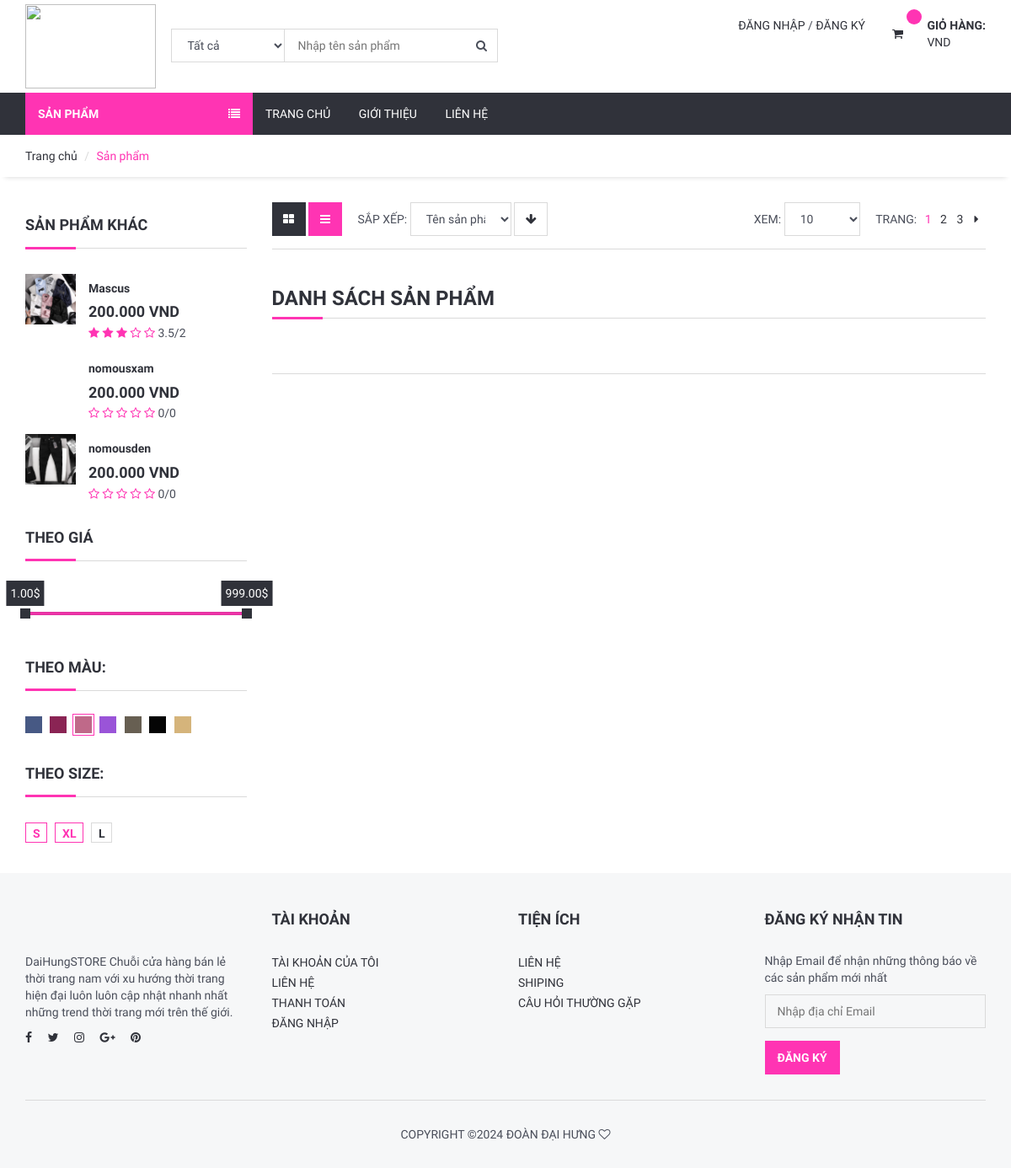
/category/9/ao-khoac, run on the app's committed database.
### product/models.py (models this page shows, shortened)
class Product(models.Model):
    STATUS = (
        ('True', 'True'),
        ('False', 'False'),
    )
    VARIANTS = (
        ('None', 'None'),
        ('Size', 'Size'),
        ('Color', 'Color'),
        ('Size-Color', 'Size-Color'),
    )
    category = models.ForeignKey(Category, on_delete=models.CASCADE) #many to one relation with Category
    title = models.CharField(max_length=150)
    keywords = models.CharField(max_length=255)
    description = models.TextField(max_length=255)
    image=models.ImageField(upload_to='images/',null=False)
    price = models.DecimalField(max_digits=12, decimal_places=3,default=0)
    amount=models.IntegerField(default=0)
    minamount=models.IntegerField(default=3)
    variant=models.CharField(max_length=10,choices=VARIANTS, default='None')
    detail=RichTextUploadingField()
    slug = models.SlugField(null=False, unique=True)
    status=models.CharField(max_length=10,choices=STATUS)
    create_at=models.DateTimeField(auto_now_add=True)
    update_at=models.DateTimeField(auto_now=True)
    def image_tag(self):
            return mark_safe('<img src="{}" height="50"/>'.format(self.image.url))
    image_tag.short_description='Image'
    def avaregereview(self):
        reviews = Comment.objects.filter(product=self, status='New').aggregate(avarage=Avg('rate'))
        avg = 0
        if reviews["avarage"] is not None:
            avg = float(reviews["avarage"])
        return avg
    def countreview(self):
        reviews = Comment.objects.filter(product=self, status='New').aggregate(count=Count('id'))
        cnt = 0
        if reviews["count"] is not None:
            cnt = int(reviews["count"])
        return cnt

### home/views.py (the view)
# urls.py: path('category/<int:id>/<slug:slug>', views.category_products,name='category_products'),
def category_products(request,id,slug):
    category = Category.objects.all()
    products=Product.objects.filter(category_id=id)
    products_mo = Product.objects.all().order_by('-id')[:3]
    context = {'products': products, 'category': category,
                'products_mo':products_mo,
               }
    return render(request,'category_product.html',context)

### home/templates/category_product.html (shortened to what this page needs)
{% extends 'homebase.html' %}
{% block sidebar %} {% include 'sidebar.html' %} {% endblock %}
{% block body %}
	<div id="breadcrumb">
		<div class="container">
			<ul class="breadcrumb">
                <li><a href="">Trang chủ</a></li>
                <li class="active">Sản phẩm</li>
			</ul>
		</div>
	</div>
	<div class="section">
		<div class="container">
			<div class="row">
				<div id="aside" class="col-md-3">
					<div class="aside">
						<h3 class="aside-title">Sản phẩm khác</h3>
						{% for rs in products_mo %}
						<div class="product product-widget">
							<div class="product-thumb">
								<a href="/product/{{ rs.id }}/{{rs.slug}}">
								<img src="{{ rs.image.url }}" alt="" style="height: 60px">
								</a>
							</div>
							<div class="product-body">
								<h2 class="product-name"><a href="#">{{ rs.title }}</a></h2>
								<h3 class="product-price">{{rs.price}} VND <del class="product-old-price"></del></h3>
								<div class="product-rating">
									<i class="fa fa-star{% if rs.avaregereview < 1%}-o empty{% endif%}" style="color:#FF34B3"></i>
									<i class="fa fa-star{% if rs.avaregereview < 2%}-o empty{% endif%}" style="color:#FF34B3"></i>
									<i class="fa fa-star{% if rs.avaregereview < 3%}-o empty{% endif%}" style="color:#FF34B3"></i>
									<i class="fa fa-star{% if rs.avaregereview < 4%}-o empty{% endif%}" style="color:#FF34B3"></i>
									<i class="fa fa-star{% if rs.avaregereview < 5%}-o empty{% endif%}" style="color:#FF34B3"></i>
									{{ rs.avaregereview}}/{{ rs.countreview}}
								</div>
							</div>
						</div>
						{% endfor %}
					</div>
					<div class="aside">
						<h3 class="aside-title">Theo giá</h3>
						<div id="price-slider"></div>
					</div>
					<div class="aside">
						<h3 class="aside-title">Theo màu:</h3>
						<ul class="color-option">
							<li><a href="#" style="background-color:#475984;"></a></li>
							<li><a href="#" style="background-color:#8A2454;"></a></li>
							<li class="active"><a href="#" style="background-color:#BF6989;"></a></li>
							<li><a href="#" style="background-color:#9A54D8;"></a></li>
							<li><a href="#" style="background-color:#675F52;"></a></li>
							<li><a href="#" style="background-color:#050505;"></a></li>
							<li><a href="#" style="background-color:#D5B47B;"></a></li>
						</ul>
					</div>
					<div class="aside">
						<h3 class="aside-title">Theo size:</h3>
						<ul class="size-option">
							<li class="active"><a href="#">S</a></li>
							<li class="active"><a href="#">XL</a></li>
							<li><a href="#">L</a></li>
						</ul>
					</div>
				</div>
				<div id="main" class="col-md-9">
					<div class="store-filter clearfix">
						<div class="pull-left">
							<div class="row-filter">
								<a href="#"><i class="fa fa-th-large"></i></a>
								<a href="#" class="active"><i class="fa fa-bars"></i></a>
							</div>
							<div class="sort-filter">
								<span class="text-uppercase">Sắp xếp:</span>
								<select class="input">
										<option value="0">Tên sản phẩm</option>
									</select>
								<a href="#" class="main-btn icon-btn"><i class="fa fa-arrow-down"></i></a>
							</div>
						</div>
						<div class="pull-right">
							<div class="page-filter">
								<span class="text-uppercase">Xem:</span>
								<select class="input">
										<option value="0">10</option>
									</select>
							</div>
							<ul class="store-pages">
								<li><span class="text-uppercase">Trang:</span></li>
								<li class="active">1</li>
								<li><a href="#">2</a></li>
								<li><a href="#">3</a></li>
								<li><a href="#"><i class="fa fa-caret-right"></i></a></li>
							</ul>
						</div>
					</div>
					<div id="store">
						<div class="row">
							<div class="col-md-12">
						<div class="order-summary clearfix">
							<div class="section-title">
								<h3 class="title">Danh sách sản phẩm</h3>
							</div>
						</div>
					</div>
						</div>
					</div>
				</div>
			</div>
		</div>
	</div>
{% endblock %}

### data on the page
Product: image (picture), title "Mascus", price "200.000", avaregereview "3.5", countreview "2"
Product: title "nomousxam", price "200.000", avaregereview "0", countreview "0"
Product: image (picture), title "nomousden", price "200.000", avaregereview "0", countreview "0"
